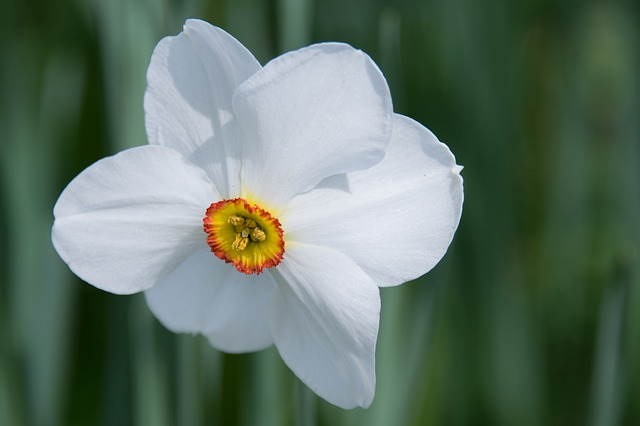
#> input picture train/flowers/daffodil/daffodil2.jpg, 640 x 426 px, found by its file name; its folder holds only this picture in this run
$ jupyter execute --allow-errors 'Image Classification with HOG Descriptor and Linear SVM.ipynb'
#> lines starting #> are read from the running program, lines starting #| are printed output that depends on the picture
#> further down, image is the input picture: shape (426, 640, 3); mean B, G, R 101, 115, 95.8
#> `resized_image = cv2.resize(image, (128, 256))`:
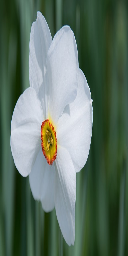
#> resized_image: shape (256, 128, 3); mean B, G, R 100.9, 114.9, 95.8
[cell 1]
import os
import cv2
from google.colab.patches import cv2_imshow
from sklearn.svm import LinearSVC
from skimage import feature, exposure

images = []
labels = []
dataset = 'flowers'
#dataset = 'person_car_cup'

# loop over the training dataset
#> (the rest of this cell did not finish here and is left out)


$ run again, on train/flowers/lily/lily1.jpg
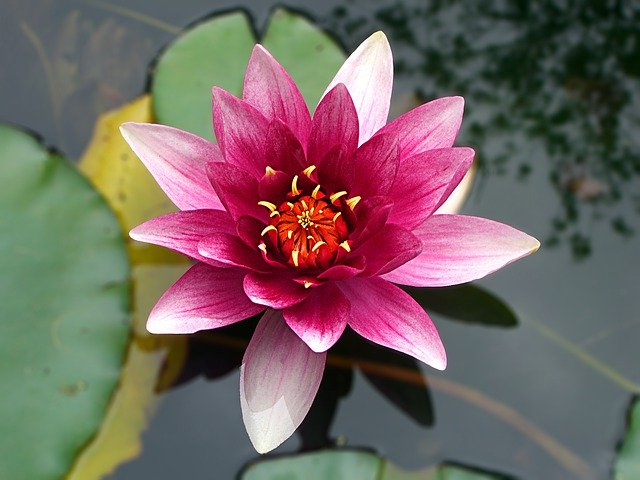
#> input picture train/flowers/lily/lily1.jpg, 640 x 480 px, found by its file name
#> image is the input picture: shape (480, 640, 3); mean B, G, R 98.2, 100, 117.3
#> `resized_image = cv2.resize(image, (128, 256))`:
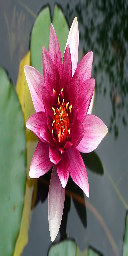
#> resized_image: shape (256, 128, 3); mean B, G, R 98.1, 99.9, 117.3

$ run again, on train/flowers/daffodil/daffodil3.jpg
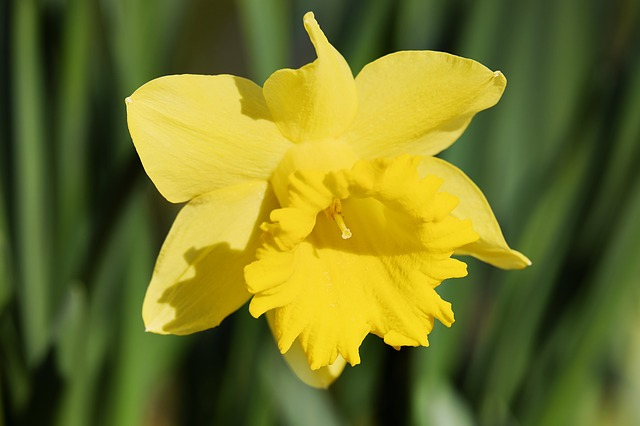
#> input picture train/flowers/daffodil/daffodil3.jpg, 640 x 426 px, found by its file name
#> image is the input picture: shape (426, 640, 3); mean B, G, R 38.5, 115.9, 113.2
#> `resized_image = cv2.resize(image, (128, 256))`:
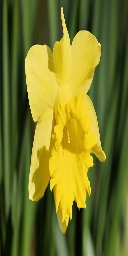
#> resized_image: shape (256, 128, 3); mean B, G, R 38.4, 115.9, 113.1
